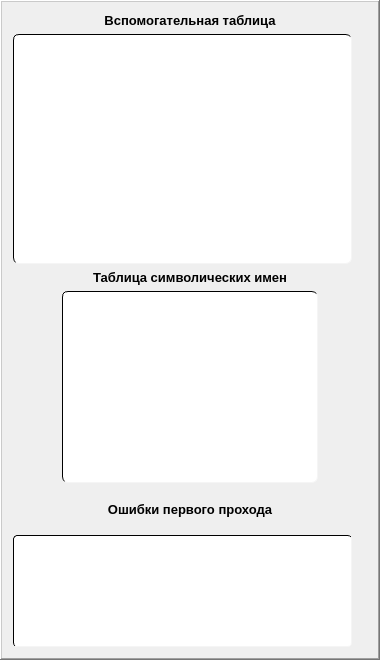
     <widget class="QFrame" name="frame_second">
      <property name="minimumSize">
       <size>
        <width>380</width>
        <height>660</height>
       </size>
      </property>
      <property name="maximumSize">
       <size>
        <width>380</width>
        <height>660</height>
       </size>
      </property>
      <property name="font">
       <font>
        <family>System</family>
        <pointsize>10</pointsize>
        <bold>true</bold>
       </font>
      </property>
      <property name="frameShape">
       <enum>QFrame::WinPanel</enum>
      </property>
      <property name="frameShadow">
       <enum>QFrame::Raised</enum>
      </property>
      <layout class="QGridLayout" name="gridLayout_2">
       <item row="0" column="0" colspan="3">
        <layout class="QVBoxLayout" name="verticalLayout_3">
         <item>
          <widget class="QLabel" name="label_auxTable">
           <property name="font">
            <font>
             <family>System</family>
             <pointsize>10</pointsize>
             <bold>true</bold>
            </font>
           </property>
           <property name="text">
            <string>Вспомогательная таблица</string>
           </property>
           <property name="alignment">
            <set>Qt::AlignCenter</set>
           </property>
          </widget>
         </item>
         <item>
          <widget class="QTableWidget" name="tableWidget_auxTable">
           <property name="minimumSize">
            <size>
             <width>339</width>
             <height>230</height>
            </size>
           </property>
           <property name="maximumSize">
            <size>
             <width>339</width>
             <height>230</height>
            </size>
           </property>
           <property name="font">
            <font>
             <family>System</family>
             <pointsize>10</pointsize>
             <bold>true</bold>
            </font>
           </property>
           <property name="cursor" stdset="0">
            <cursorShape>PointingHandCursor</cursorShape>
           </property>
           <property name="toolTip">
            <string/>
           </property>
           <property name="toolTipDuration">
            <number>-1</number>
           </property>
           <property name="styleSheet">
            <string notr="true">QTableWidget {
    background-color: #ffffff;
    border-top: 1px solid #000000;
    border-left: 1px solid #000000;
    border-right: 1px solid #f5f5f5;
    border-bottom: 1px solid #f5f5f5;
    border-radius: 6px;
    gridline-color: #e0e0e0;
}

QTableWidget QTableWidgetItem {
    padding: 5px;
}

QTableWidget QTableWidgetItem:hover {
    background-color: #e0d8d0;
}</string>
           </property>
           <property name="frameShape">
            <enum>QFrame::WinPanel</enum>
           </property>
           <property name="editTriggers">
            <set>QAbstractItemView::NoEditTriggers</set>
           </property>
           <attribute name="horizontalHeaderVisible">
            <bool>false</bool>
           </attribute>
           <attribute name="horizontalHeaderMinimumSectionSize">
            <number>80</number>
           </attribute>
           <attribute name="horizontalHeaderDefaultSectionSize">
            <number>80</number>
           </attribute>
           <attribute name="verticalHeaderVisible">
            <bool>false</bool>
           </attribute>
           <attribute name="verticalHeaderMinimumSectionSize">
            <number>20</number>
           </attribute>
           <attribute name="verticalHeaderDefaultSectionSize">
            <number>20</number>
           </attribute>
          </widget>
         </item>
        </layout>
       </item>
       <item row="1" column="0">
        <spacer name="horizontalSpacer_3">
         <property name="font">
          <font>
           <family>System</family>
           <pointsize>10</pointsize>
           <bold>true</bold>
          </font>
         </property>
         <property name="orientation">
          <enum>Qt::Horizontal</enum>
         </property>
         <property name="sizeHint" stdset="0">
          <size>
           <width>36</width>
           <height>20</height>
          </size>
         </property>
        </spacer>
       </item>
       <item row="1" column="1">
        <layout class="QVBoxLayout" name="verticalLayout_4">
         <item>
          <widget class="QLabel" name="label_ToSN">
           <property name="font">
            <font>
             <family>System</family>
             <pointsize>10</pointsize>
             <bold>true</bold>
            </font>
           </property>
           <property name="text">
            <string>Таблица символических имен</string>
           </property>
           <property name="alignment">
            <set>Qt::AlignCenter</set>
           </property>
          </widget>
         </item>
         <item>
          <widget class="QTableWidget" name="tableWidget_ToSN">
           <property name="minimumSize">
            <size>
             <width>256</width>
             <height>192</height>
            </size>
           </property>
           <property name="maximumSize">
            <size>
             <width>256</width>
             <height>192</height>
            </size>
           </property>
           <property name="font">
            <font>
             <family>System</family>
             <pointsize>10</pointsize>
             <bold>true</bold>
            </font>
           </property>
           <property name="cursor" stdset="0">
            <cursorShape>PointingHandCursor</cursorShape>
           </property>
           <property name="styleSheet">
            <string notr="true">QTableWidget {
    background-color: #ffffff;
    border-top: 1px solid #000000;
    border-left: 1px solid #000000;
    border-right: 1px solid #f5f5f5;
    border-bottom: 1px solid #f5f5f5;
    border-radius: 6px;
    gridline-color: #e0e0e0;
}

QTableWidget QTableWidgetItem {
    padding: 5px;
}

QTableWidget QTableWidgetItem:hover {
    background-color: #e0d8d0;
}
</string>
           </property>
           <property name="frameShape">
            <enum>QFrame::WinPanel</enum>
           </property>
           <property name="editTriggers">
            <set>QAbstractItemView::NoEditTriggers</set>
           </property>
           <attribute name="horizontalHeaderVisible">
            <bool>false</bool>
           </attribute>
           <attribute name="horizontalHeaderMinimumSectionSize">
            <number>110</number>
           </attribute>
           <attribute name="horizontalHeaderDefaultSectionSize">
            <number>110</number>
           </attribute>
           <attribute name="verticalHeaderVisible">
            <bool>false</bool>
           </attribute>
           <attribute name="verticalHeaderMinimumSectionSize">
            <number>25</number>
           </attribute>
           <attribute name="verticalHeaderDefaultSectionSize">
            <number>25</number>
           </attribute>
          </widget>
         </item>
        </layout>
       </item>
       <item row="1" column="2">
        <spacer name="horizontalSpacer_2">
         <property name="font">
          <font>
           <family>System</family>
           <pointsize>10</pointsize>
           <bold>true</bold>
          </font>
         </property>
         <property name="orientation">
          <enum>Qt::Horizontal</enum>
         </property>
         <property name="sizeHint" stdset="0">
          <size>
           <width>40</width>
           <height>20</height>
          </size>
         </property>
        </spacer>
       </item>
       <item row="2" column="0" colspan="3">
        <layout class="QVBoxLayout" name="verticalLayout_5">
         <item>
          <widget class="QLabel" name="label_FPE">
           <property name="font">
            <font>
             <family>System</family>
             <pointsize>10</pointsize>
             <bold>true</bold>
            </font>
           </property>
           <property name="text">
            <string>Ошибки первого прохода</string>
           </property>
           <property name="alignment">
            <set>Qt::AlignCenter</set>
           </property>
          </widget>
         </item>
         <item>
          <widget class="QTextEdit" name="textEdit_FPE">
           <property name="minimumSize">
            <size>
             <width>339</width>
             <height>112</height>
            </size>
           </property>
           <property name="maximumSize">
            <size>
             <width>339</width>
             <height>112</height>
            </size>
           </property>
           <property name="font">
            <font>
             <family>Times New Roman</family>
             <pointsize>12</pointsize>
             <bold>false</bold>
            </font>
           </property>
           <property name="cursor" stdset="0">
            <cursorShape>IBeamCursor</cursorShape>
           </property>
           <property name="styleSheet">
            <string notr="true">QTextEdit {
    background-color: #ffffff;
    border-top: 1px solid #000000;
    border-left: 1px solid #000000;
    border-right: 1px solid #f5f5f5;
    border-bottom: 1px solid #f5f5f5;
    border-radius: 4px;
    padding: 10px;
    color: #333333;
    selection-background-color: #e0d8d0;
    selection-color: #333333;
}

QTextEdit:focus {
    border-top: 1px solid #000000;
    border-left: 1px solid #000000;
    border-right: 1px solid #d0b9a3;
    border-bottom: 1px solid #d0b9a3; 
}

QTextEdit:hover {
    border-top: 1px solid #000000;
    border-left: 1px solid #000000;
    border-right: 1px solid #d0b9a3;
    border-bottom: 1px solid #d0b9a3;
}</string>
           </property>
           <property name="frameShape">
            <enum>QFrame::WinPanel</enum>
           </property>
           <property name="readOnly">
            <bool>true</bool>
           </property>
          </widget>
         </item>
        </layout>
       </item>
      </layout>
     </widget>
